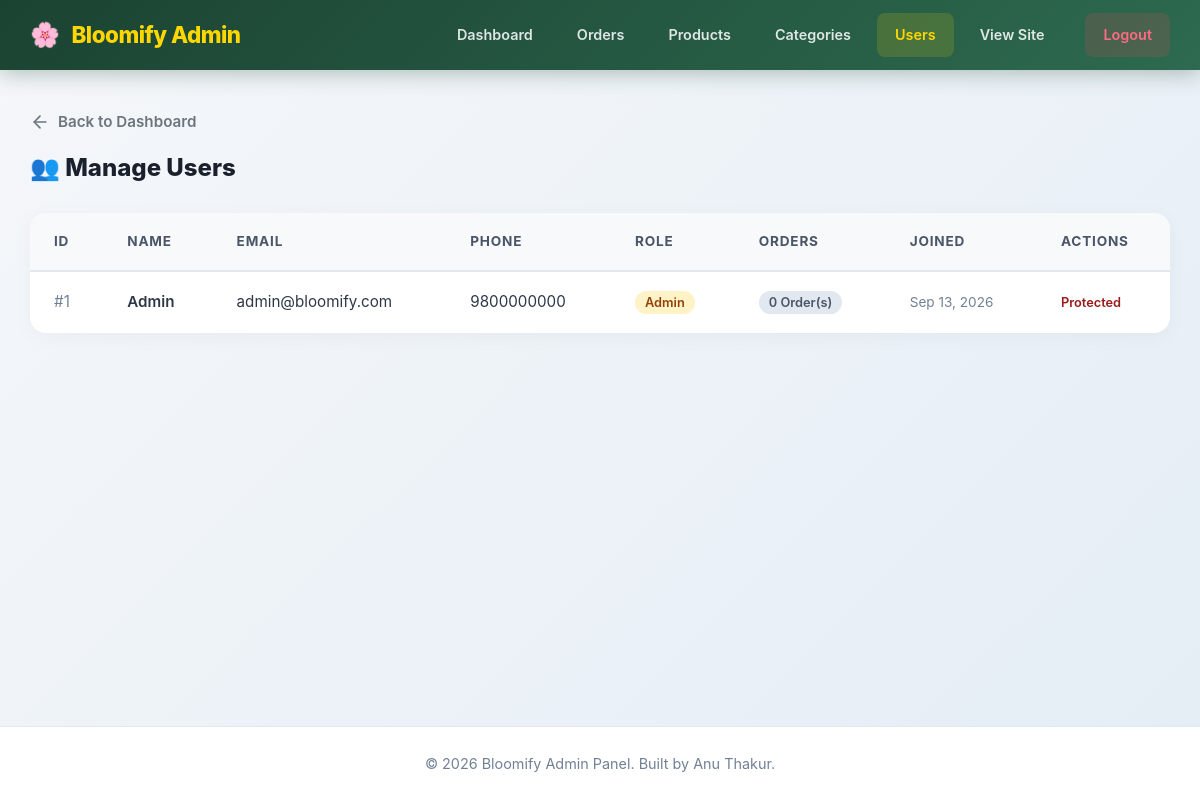
The page /admin/users.php (signed in) on the database its author committed.
### tables this page shows
CREATE TABLE IF NOT EXISTS users (
    id INT AUTO_INCREMENT PRIMARY KEY,
    name VARCHAR(100) NOT NULL,
    email VARCHAR(100) UNIQUE NOT NULL,
    password VARCHAR(255) NOT NULL,
    phone VARCHAR(20),
    address TEXT,
    role ENUM('user', 'admin') DEFAULT 'user',
    created_at TIMESTAMP DEFAULT CURRENT_TIMESTAMP
);

### admin/users.php (the view, shortened to what this page needs)
<?php
require_once __DIR__ . '/includes/admin-auth.php';
require_once __DIR__ . '/includes/admin-header.php';
$sql = "SELECT u.id, u.name, u.email, u.phone, u.role, u.created_at,
               COUNT(o.id) as order_count
        FROM users u
        LEFT JOIN orders o ON u.id = o.user_id
        GROUP BY u.id
        ORDER BY u.id DESC";
$users = $conn->query($sql);
?>
<a href="index.php" class="btn-back">
    <svg width="20" height="20" viewBox="0 0 24 24" fill="none" stroke="currentColor" stroke-width="2" stroke-linecap="round" stroke-linejoin="round"><line x1="19" y1="12" x2="5" y2="12"></line><polyline points="12 19 5 12 12 5"></polyline></svg>
    Back to Dashboard
</a>
<div class="page-header">
    <h2 class="section-title" style="margin:0;">👥 Manage Users</h2>
</div>
<table class="admin-table">
    <thead>
        <tr>
            <th>ID</th>
            <th>Name</th>
            <th>Email</th>
            <th>Phone</th>
            <th>Role</th>
            <th>Orders</th>
            <th>Joined</th>
            <th>Actions</th>
        </tr>
    </thead>
    <tbody>
        <?php if ($users && $users->num_rows > 0): ?>
            <?php while($user = $users->fetch_assoc()): ?>
                <tr>
                    <td style="color: #718096;">#<?php echo $user['id']; ?></td>
                    <td style="font-weight: 600;"><?php echo htmlspecialchars($user['name']); ?></td>
                    <td><?php echo htmlspecialchars($user['email']); ?></td>
                    <td><?php echo htmlspecialchars($user['phone'] ?? 'N/A'); ?></td>
                    <td>
                        <span class="role-badge <?php echo $user['role'] === 'admin' ? 'role-admin' : 'role-user'; ?>">
                            <?php echo ucfirst($user['role']); ?>
                        </span>
                    </td>
                    <td>
                        <span class="badge-count"><?php echo $user['order_count']; ?> Order(s)</span>
                    </td>
                    <td style="color: #718096; font-size: 0.85rem;"><?php echo date('M d, Y', strtotime($user['created_at'])); ?></td>
                    <td>
                        <?php if ($user['role'] !== 'admin'): ?>
                            <a href="?delete=<?php echo $user['id']; ?>" class="btn-action btn-delete" onclick="return confirm('Are you sure you want to delete this user? This cannot be undone.');">Delete</a>
                        <?php else: ?>
                            <span style="color: #991b1b; font-size: 0.8rem; font-weight: 600;">Protected</span>
                        <?php endif; ?>
                    </td>
                </tr>
            <?php endwhile; ?>
        <?php endif; ?>
    </tbody>
</table>
<?php require_once __DIR__ . '/includes/admin-footer.php'; ?>

### assets/css/style.css (style rules this page uses)
* { margin: 0; padding: 0; box-sizing: border-box; }
body { font-family: 'Inter', 'Segoe UI', system-ui, sans-serif; background: linear-gradient(135deg, #f5f7fa 0%, #e4edf5 100%); color: #2d3748; line-height: 1.6; min-height: 100vh; display: flex; flex-direction: column; }

### admin/assets/css/admin.css (style rules this page uses)
.admin-body { background-color: #f4f6f9; font-family: 'Inter', 'Segoe UI', system-ui, sans-serif; color: #2d3748; margin: 0; padding: 0; min-height: 100vh; display: flex; flex-direction: column; }
.section-title { font-size: 1.5rem; color: #1a202c; margin-bottom: 24px; font-weight: 800; display: flex; align-items: center; gap: 12px; }
.admin-table { width: 100%; border-collapse: separate; border-spacing: 0; background: #ffffff; border-radius: 16px; overflow: hidden; box-shadow: 0 4px 20px rgba(0, 0, 0, 0.04); }
.admin-table th { background: #f8f9fa; color: #4a5568; padding: 18px 24px; text-align: left; font-weight: 700; font-size: 0.85rem; text-transform: uppercase; letter-spacing: 0.8px; border-bottom: 2px solid #e2e8f0; }
.admin-table td { padding: 18px 24px; border-bottom: 1px solid #f0f0f0; vertical-align: middle; font-size: 0.95rem; color: #2d3748; transition: background 0.2s ease; }
.admin-table tbody tr:last-child td { border-bottom: none; }

### admin/users.php (style rules this page uses)
.btn-back { display: inline-flex; align-items: center; gap: 8px; color: #6c757d; text-decoration: none; font-weight: 600; font-size: 0.95rem; margin-bottom: 15px; transition: all 0.3s; }
.page-header { display: flex; justify-content: space-between; align-items: center; margin-bottom: 25px; }
.role-badge { padding: 4px 10px; border-radius: 12px; font-size: 0.8rem; font-weight: 600; }
.role-admin { background: #fef3c7; color: #92400e; }
.badge-count { background: #e2e8f0; color: #4a5568; padding: 4px 10px; border-radius: 12px; font-size: 0.8rem; font-weight: 600; }

### rows shown on the page
users: id "1", name "Admin", email "admin@bloomify.com", phone "9800000000", role "Admin", order_count "0", created_at "Sep 13, 2026", shows "Protected"
